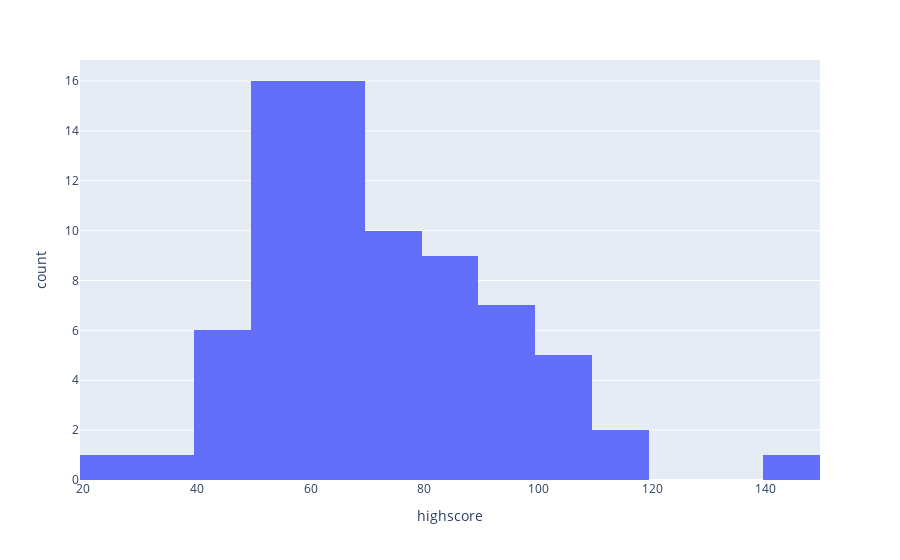

Source (notebook cell):
### Code cell
px.histogram(df,x = "highscore")

### Figure 1 — Plotly figure (JSON) as saved in the notebook; plotly's stock layout.template omitted (floating-point values rounded to 4 significant figures)
{"data": [{"alignmentgroup": "True", "bingroup": "x", "hovertemplate": "highscore=%{x}<br>count=%{y}<extra></extra>", "legendgroup": "", "marker": {"color": "#636efa", "pattern": {"shape": ""}}, "name": "", "offsetgroup": "", "orientation": "v", "showlegend": false, "type": "histogram", "x": [50, 81, 88, 55, 57, 28, 61, 70, 100, 84, 60, 68, 70, 56, 80, 96, 75, 68, 61, 59, 57, 95, 70, 87, 71, 103, 66, 60, 94, 103, 96, 60, 51, 116, 67, 47, 103, 88, 56, 68, 57, 46, 58, 67, 77, 99, 54, 65, 56, 92, 55, 68, 50, 73, 87, 51, 63, 89, 36, 70, 49, 67, 59, 63, 76, 140, 73, 93, 48, 49, 89, 112, 106, 45], "xaxis": "x", "yaxis": "y"}], "layout": {"barmode": "relative", "legend": {"tracegroupgap": 0}, "margin": {"t": 60}, "xaxis": {"anchor": "y", "domain": [0, 1], "title": {"text": "highscore"}}, "yaxis": {"anchor": "x", "domain": [0, 1], "title": {"text": "count"}}}}
